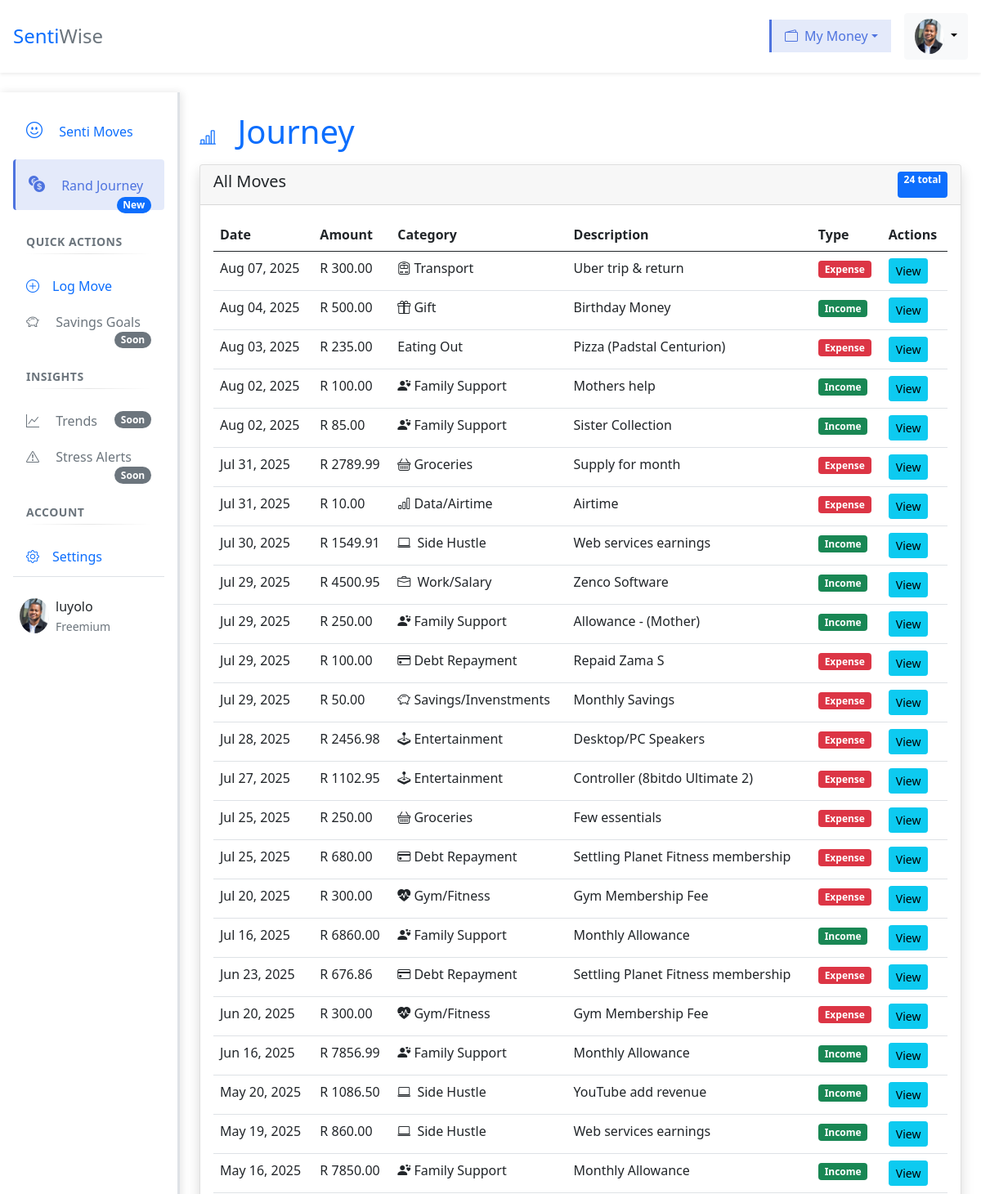
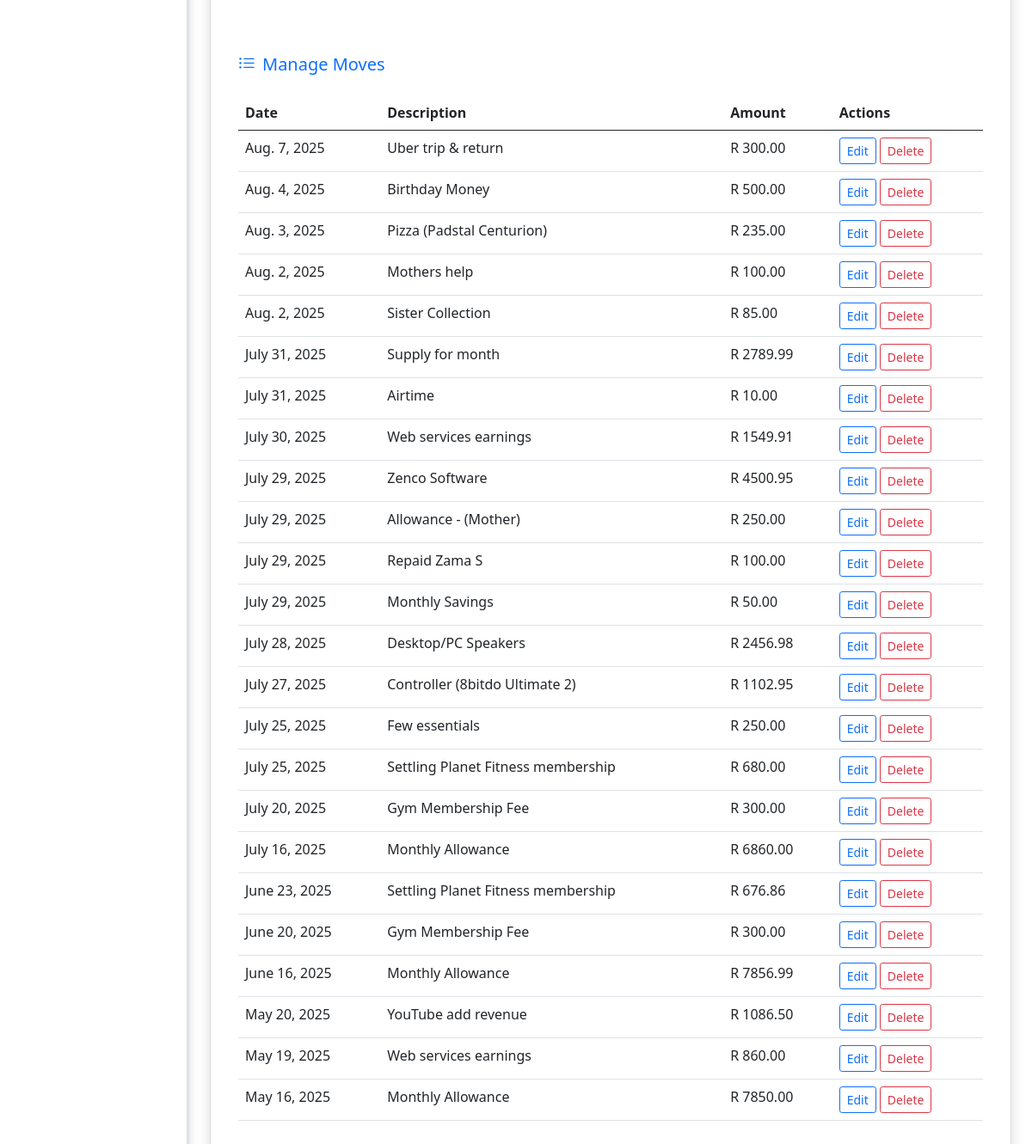
Page /transactions/list/ (signed in) on the committed database (2 pictures, top to bottom).
### transactions/models.py (models this page shows, shortened)
class Transaction(models.Model):
    TRANSACTION_TYPES = (
        ('income', 'Income'),
        ('expense', 'Expense'),
    )
    user = models.ForeignKey(User, on_delete=models.CASCADE, related_name='transactions')
    amount = models.DecimalField(max_digits=10, decimal_places=2)
    category = models.CharField(max_length=22, choices=Category.DEFAULT_CATEGORIES) # preset categories in form
    date = models.DateField()
    type = models.CharField(max_length=7, choices=TRANSACTION_TYPES)
    description = models.CharField(max_length=255, blank=True)

### transactions/views.py (the view)
# urls.py: path('transactions/list/', transactions_list_page, name='list_transaction'), # Read: list all
@login_required(login_url='login')
def transactions_list_page(request):
    transactions = Transaction.objects.filter(user=request.user).order_by('-date')
    context = {
        'transactions': transactions,
        'total_count': transactions.count(),
        'total_income': sum(t.amount for t in transactions if t.type == 'income'),
        'total_expences': sum(t.amount for t in transactions if t.type == 'expense'),
    }
    return render(request, "transactions/list_transaction.html", context)

### transactions/context_processors.py (called while the page is built)
def sidebar_context(request):
    current_url_name = request.resolver_match.url_name
    current_url_path = request.path
    context = {
        'active_links': {
            'dashboard': current_url_name == 'dashboard',
            'transactions': current_url_name in ['list_transaction', 'edit_tranaction', 'delete_transaction', 'detail_transaction'],
            'quick_add': current_url_name == 'add_transaction',
        },
        'current_module': None # Identifies which top-level module is active
    }
    if context['active_links']['dashboard']:
        context['current_module']='dashboad'
    elif context['active_links']['transactions']:
        context['current_module']='transactions'
    elif context['active_links']['quick_add']:
        context['current_module']='quick_add'
    return context

### transactions/templates/transactions/list_transaction.html (shortened to what this page needs)
{% extends 'transactions/index.html' %}
{% load crispy_forms_tags %}
{% load static %}
    {% block main_content %}
    <main class="tracker-main-content p-4 flex-grow-1">
        <div class="rounded mb-3 text-primary">
            <h1><i class="bi bi-bar-chart-line me-3 fs-5"></i>
                Journey
            </h1>
        </div>
        <div class="card shadow">
            <div class="card-header d-flex justify-content-between">
                <h5>All Moves</h5>
                <span class="badge bg-primary">{{ total_count }} total</span>
            </div>
            <div class="card-body">
                <table class="table table-hover">
                    <thead>
                        <tr>
                            <th>Date</th>
                            <th>Amount</th>
                            <th>Category</th>
                            <th>Description</th>
                            <th>Type</th>
                            <th>Actions</th>
                        </tr>
                    </thead>
                    <tbody>
                        {% for t in transactions %}
                        <tr>
                            <td>{{ t.date|date:"M d, Y" }}</td>
                            <td>R {{ t.amount }}</td>
                            <td>
                                {% if t.category == 'SALARY' %}
                                <i class="bi bi-briefcase me-1"></i> Work/Salary
                                {% elif t.category == 'SIDE_HUSTLE' %}
                                <i class="bi bi-laptop me-1"></i> Side Hustle
                                {% elif t.category == 'BUSARY' %}
                                <i class="bi bi-mortarboard"></i> Scholarship/Bursary
                                {% elif t.category == 'ALLOWANCE' %}
                                <i class="bi bi-person-hearts"></i> Family Support
                                {% elif t.category == 'STUDENT_LOAN' %}
                                <i class="bi bi-buildings"></i> Student Loan
                                {% elif t.category == 'GRANT' %}
                                <i class="bi bi-clipboard-check"></i> Grant
                                {% elif t.category == 'GIFT' %}
                                <i class="bi bi-gift"></i> Gift
                                {% elif t.category == 'GROCERIES' %}
                                <i class="bi bi-basket"></i> Groceries
                                {% elif t.category == 'RENT' %}
                                <i class="bi bi-house"></i> Rent/Accomodation
                                {% elif t.category == 'TRANSPORT' %}
                                <i class="bi bi-train-front"></i> Transport
                                {% elif t.category == 'DATA' %}
                                <i class="bi bi-bar-chart"></i> Data/Airtime
                                {% elif t.category == 'GYM' %}
                                <i class="bi bi-heart-pulse-fill"></i> Gym/Fitness
                                {% elif t.category == 'INSURANCE' %}
                                <i class="bi bi-bank"></i> Insurance
                                {% elif t.category == 'DEBT' %}
                                <i class="bi bi-credit-card"></i> Debt Repayment
                                {% elif t.category == 'ENTERTAINMENT' %}
                                <i class="bi bi-joystick"></i> Entertainment
                                {% elif t.category == 'DINING' %}
                                 Eating Out
                                {% elif t.category == 'EDUCATION' %}
                                <i class="bi bi-book"></i> Education
                                {% elif t.category == 'HEALTH' %}
                                <i class="bi bi-bandaid"></i> Health/Medical
                                {% elif t.category == 'CLOTHING' %}
                                <i class="bi bi-bag"></i> Clothing
                                {% elif t.category == 'SAVINGS' %}
                                <i class="bi bi-piggy-bank"></i> Savings/Invenstments
                                {% elif t.category == 'SUBSCRIPTIONS' %}
                                <i class="bi bi-person-vcard"></i> Subscriptions
                                {% else %}
                                {{ category_display|default:t.category }}
                                {% endif %}
                            </td>
                            <td>{{ t.description }}</td>
                            <td>
                                <span class="badge {% if t.type == 'income' %}bg-success{% else %}bg-danger{% endif %}">
                                    {{ t.type|title }}
                                </span>
                            </td>
                            <td>
                                <a href="{% url 'detail_transaction' t.id %}" class="btn btn-sm btn-info">View</a>
                            </td>
                        </tr>
                        {% endfor %}
                    </tbody>
                </table>
            </div>
            <div class="mb-4 p-2 m-2">
                <div class="card-body">
                    <h5  class="card-title text-primary mb-4">
                        <i  class="bi bi-list-ul me-2"></i>Manage Moves
                    </h5>
                    <table class="table table-hover">
                        <thead>
                            <tr>
                                <th>Date</th>
                                <th>Description</th>
                                <th>Amount</th>
                                <th>Actions</th>
                            </tr>
                        </thead>
                        <tbody>
                            {% for transaction in transactions %}
                            <tr>
                                <td>{{ transaction.date }}</td>
                                <td>{{ transaction.description }}</td>
                                <td>R {{ transaction.amount }}</td>
                                <td>
                                    <a href="{% url 'edit_transaction' transaction.id %}" class="btn btn-sm btn-outline-primary">Edit</a>
                                    <a href="{% url 'delete_transaction' transaction.id %}" class="btn btn-sm btn-outline-danger">Delete</a>
                                </td>
                            </tr>
                            {% empty %}
                            <tr>
                                <td colspan="4" class="text-center text-muted">No transactions found</td>
                            </tr>
                            {% endfor %}
                        </tbody>
                    </table>
                </div>
            </div>
        </div>
    </main>
    {% endblock %}

### transactions/templates/transactions/index.html (shortened to what this page needs)
{% load static %}
<!DOCTYPE html>
<html lang="en">
<head>
    <link rel="stylesheet" href="https://cdn.jsdelivr.net/npm/bootstrap-icons@1.10.5/font/bootstrap-icons.css">
    <link rel="stylesheet" href="{% static 'css/bootstrap.min.css' %}">
    <link rel="stylesheet" href="https://cdnjs.cloudflare.com/ajax/libs/font-awesome/5.15.3/css/all.min.css">
</head>
<body>
    <header class="tracker-header bg-white shadow-sm p-3 mb-4" style="position: relative; z-index: 1030;">
        <div class="d-flex justify-content-between align-items-center">
            <div class="d-flex align-items-center">
                <h1 class="m-0 fs-4 text-primary">Senti<span class="text-secondary">Wise</span></h1>
            </div>
            <div class="d-flex align-items-center">
                <li class="nav-item dropdown list-unstyled me-3">
                    <a class="nav-link dropdown-toggle d-flex align-items-center {% if current_module == 'transactions' %}active{% endif %}"
                    href="#" id="finDropdown" role="button"
                    data-bs-toggle="dropdown" aria-expanded="false">
                    <i class="bi bi-wallet2 me-2"></i>My Money
                    </a>
                </li>
                <div class="dropdown">
                    <button class="btn btn-light dropdown-toggle" data-bs-toggle="dropdown">
                        <img src="{% static 'images/luyolo.jpg' %}" width="36" class="rounded-circle">
                    </button>
                </div>
            </div>
        </div>
    </header>
    {% block content%}
        {% block sidebar %}
        <div class="d-flex">
            <nav class="tracker-sidebar bg-white p-3 border-end border-secondary-emphasis border-3"
                 style="width: 220px;" id="sidebar">
                <ul class="nav flex-column">
                    <li class="nav-item">
                        <a class="nav-link py-3 px-3 mb-1 rounded {% if active_links.dashboard %}active{% endif %}"
                            href="{% url 'dashboard' %}" data-bs-toggle="tooltip" title="Dashboard">
                            <i class="bi bi-emoji-smile me-3 fs-5"></i>
                            <span class="fw-medium">Senti Moves</span>
                        </a>
                    </li>
                    <li class="nav-item">
                        <a class="nav-link py-3 px-3 mb-1 rounded {% if active_links.transactions %}active{% endif %}"
                            href="{% url 'list_transaction' %}" data-bs-toggle="tooltip" title="Track your income and spending">
                            <i class="bi bi-currency-exchange me-3 fs-5"></i>
                            <span class="fw-medium">Rand Journey</span>
                            {% if active_links.transactions %}
                            <span class="badge bg-primary rounded-pill float-end">New</span>
                            {% endif %}
                        </a>
                    </li>
                    <li class="nav-section-header mt-4 mb-4 px-3 text-uppercase small text-muted fw-bold">
                        Quick Actions
                    </li>
                    <li class="nav-item">
                        <a class="nav-link py-2 px-3 mb-1 rounded {% if active_links.quick_add %}active{% endif %}"
                            href="{% url 'add_transaction' %}" data-bs-toggle="tooltip" title="Add transactions">
                            <i class="bi bi-plus-circle me-3"></i>Log Move
                        </a>
                    </li>
                    <li class="nav-item">
                        <a class="nav-link py-2 px-3 mb-1 rounded" href="#">
                            <i class="text-muted bi bi-piggy-bank me-3"></i>
                            <span class="text-muted">Savings Goals</span>
                            <span class="badge bg-secondary rounded-pill float-end">Soon</span>
                        </a>
                    </li>
                    <li class="nav-section-header mt-4 mb-4 px-3 text-uppercase small text-muted fw-bold">
                        Insights
                    </li>
                    <li class="nav-item">
                        <a class="nav-link py-2 px-3 mb-1 rounded" href="#">
                            <i class="text-muted bi bi-graph-up me-3"></i>
                            <span class="text-muted">Trends</span>
                            <span class="badge bg-secondary rounded-pill float-end">Soon</span>
                        </a>
                    </li>
                    <li class="nav-item">
                        <a class="nav-link py-2 px-3 mb-1 rounded" href="#">
                            <i class="text-muted bi bi-exclamation-triangle me-3"></i>
                            <span class="text-muted">Stress Alerts</span>
                            <span class="badge bg-secondary rounded-pill float-end">Soon</span>
                        </a>
                    </li>
                    <li class="nav-section-header mt-4 mb-4 px-3 text-uppercase small text-muted fw-bold">
                        Account
                    </li>
                    <li class="nav-item">
                        <a class="nav-link py-2 px-3 mb-1 rounded" href="#">
                            <i class="bi bi-gear me-3"></i>Settings
                        </a>
                    </li>
                </ul>
                <div class="sidebar-footer mt-auto pt-4 border-top">
                    <div class="d-flex align-items-center px-2">
                        <img src="{% static 'images/luyolo.jpg' %}" width="36" class="rounded-circle me-2">
                        <div>
                            <div class="fw-medium">{{ request.user }}</div>
                            <small class="text-muted">Freemium</small>
                        </div>
                    </div>
                </div>
            </nav>
            {% block main_content %}{% endblock %}
        </div>
        {% endblock %}
    {% endblock %}
</body>
</html>

### transactions/templates/transactions/index.html (style rules this page uses)
.nav-section-header { position: relative; letter-spacing: 0.5px; }
.nav-section-header::after { content: ""; position: absolute; left: 15px; right: 15px; bottom: -5px; height: 1px; background: linear-gradient(90deg, transparent, rgba(0,0,0,0.1), transparent); }
.nav-link { transition: all 0.3s ease; }
.nav-link.active { background-color: rgba(78, 115, 223, 0.15) !important; color: #4e73df !important; border-left: 3px solid #4e73df; font-weight: 500; }
.sidebar-footer { padding-bottom: 1rem; }
.tracker-sidebar { flex-shrink: 0; width: 220px; max-height: 100%; transition: transform 0.3s ease; box-shadow: 2px 0 10px rgba(0,0,0,0.1); }
.tracker-main-content { flex: 1; padding: 1rem; margin-left: 0 !important; width: auto !important; }
@media (min-width: 993px) { .tracker-main-content { flex: 1; margin-left: 0 !important; } }

### rows in the picture
Transaction: date "Aug 07, 2025", amount "300.00", category "TRANSPORT" (drawn), description "Uber trip & return", type "Expense"
Transaction: date "Aug 04, 2025", amount "500.00", category "GIFT" (drawn), description "Birthday Money", type "Income"
Transaction: date "Aug 03, 2025", amount "235.00", category "Eating Out", description "Pizza (Padstal Centurion)", type "Expense"
Transaction: date "Aug 02, 2025", amount "100.00", category "ALLOWANCE" (drawn), description "Mothers help", type "Income"
Transaction: date "Aug 02, 2025", amount "85.00", category "ALLOWANCE" (drawn), description "Sister Collection", type "Income"
Transaction: date "Jul 31, 2025", amount "2789.99", category "GROCERIES" (drawn), description "Supply for month", type "Expense"
Transaction: date "Jul 31, 2025", amount "10.00", category "DATA" (drawn), description "Airtime", type "Expense"
Transaction: date "Jul 30, 2025", amount "1549.91", category "SIDE_HUSTLE" (drawn), description "Web services earnings", type "Income"
Transaction: date "Jul 29, 2025", amount "4500.95", category "SALARY" (drawn), description "Zenco Software", type "Income"
Transaction: date "Jul 29, 2025", amount "250.00", category "ALLOWANCE" (drawn), description "Allowance - (Mother)", type "Income"
Transaction: date "Jul 29, 2025", amount "100.00", category "DEBT" (drawn), description "Repaid Zama S", type "Expense"
Transaction: date "Jul 29, 2025", amount "50.00", category "SAVINGS" (drawn), description "Monthly Savings", type "Expense"
Transaction: date "Jul 28, 2025", amount "2456.98", category "ENTERTAINMENT" (drawn), description "Desktop/PC Speakers", type "Expense"
Transaction: date "Jul 27, 2025", amount "1102.95", category "ENTERTAINMENT" (drawn), description "Controller (8bitdo Ultimate 2)", type "Expense"
Transaction: date "Jul 25, 2025", amount "250.00", category "GROCERIES" (drawn), description "Few essentials", type "Expense"
Transaction: date "Jul 25, 2025", amount "680.00", category "DEBT" (drawn), description "Settling Planet Fitness membership", type "Expense"
Transaction: date "Jul 20, 2025", amount "300.00", category "GYM" (drawn), description "Gym Membership Fee", type "Expense"
Transaction: date "Jul 16, 2025", amount "6860.00", category "ALLOWANCE" (drawn), description "Monthly Allowance", type "Income"
Transaction: date "Jun 23, 2025", amount "676.86", category "DEBT" (drawn), description "Settling Planet Fitness membership", type "Expense"
Transaction: date "Jun 20, 2025", amount "300.00", category "GYM" (drawn), description "Gym Membership Fee", type "Expense"
Transaction: date "Jun 16, 2025", amount "7856.99", category "ALLOWANCE" (drawn), description "Monthly Allowance", type "Income"
Transaction: date "May 20, 2025", amount "1086.50", category "SIDE_HUSTLE" (drawn), description "YouTube add revenue", type "Income"
Transaction: date "May 19, 2025", amount "860.00", category "SIDE_HUSTLE" (drawn), description "Web services earnings", type "Income"
Transaction: date "May 16, 2025", amount "7850.00", category "ALLOWANCE" (drawn), description "Monthly Allowance", type "Income"

### other values in the picture
{{ request.user }} "luyolo"
{{ total_count }} "24"
